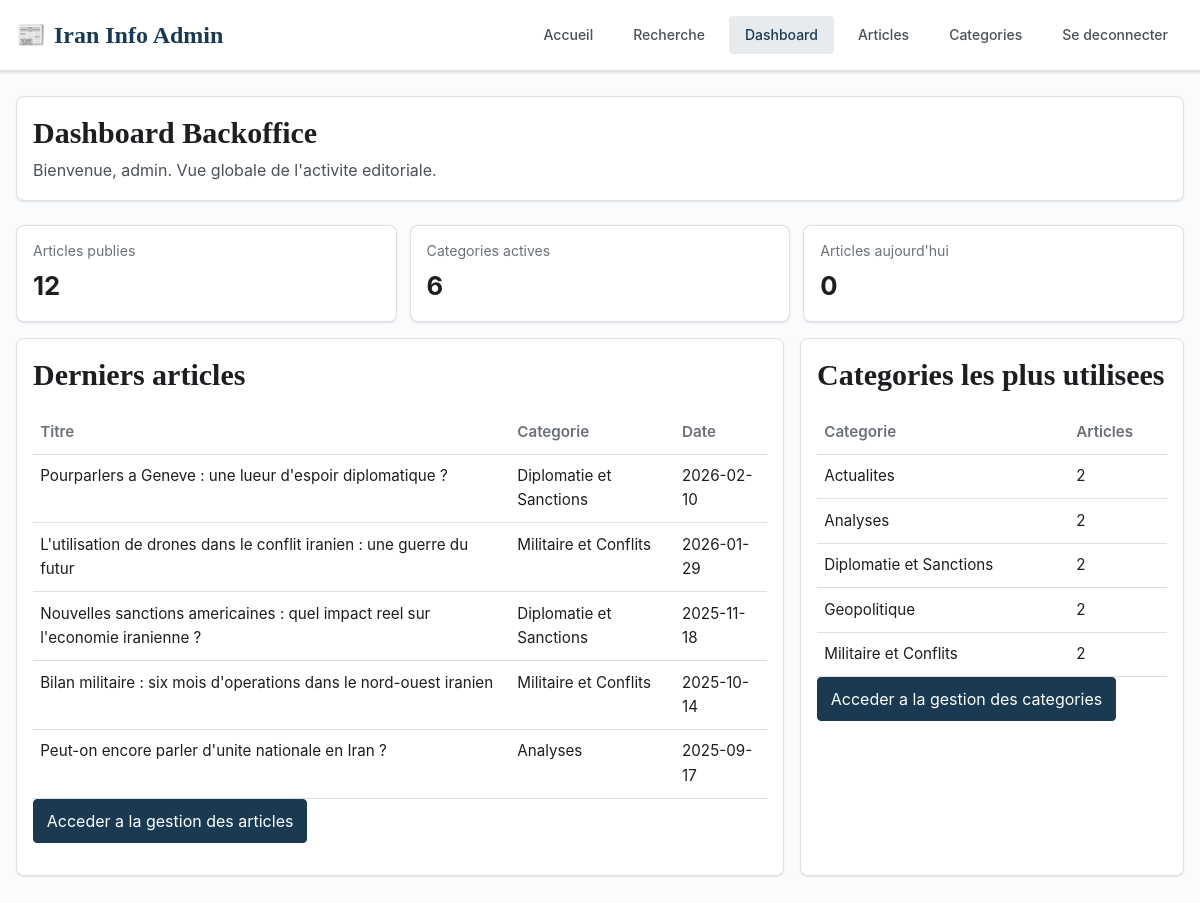
Screenshot of /admin/dashboard (signed in) with the database file from the repository.
### tables this page shows
CREATE TABLE article(
   id INT AUTO_INCREMENT,
  titre VARCHAR(255),
   contenu TEXT,
   date_pub DATE,
   id_categorie INT NOT NULL,
   PRIMARY KEY(id),
   FOREIGN KEY(id_categorie) REFERENCES categorie(id)
);

CREATE TABLE categorie(
   id INT AUTO_INCREMENT,
   libelle VARCHAR(50),
   PRIMARY KEY(id)
);

### src/Controllers/AdminController.php (called while the page is built, shortened)
<?php
class AdminController
{
    private $articleModel;
    private $categoryModel;
    public function __construct()
    {
        $this->articleModel = new Article();
        $this->categoryModel = new Category();
    }
    public function dashboard()
    {
        $admin = $_SESSION['admin_user'];
        $articles = $this->articleModel->findAll();
        $categories = $this->categoryModel->findAllWithCount();
        $stats = [
            'articles_total' => count($articles),
            'categories_total' => count($categories),
            'articles_today' => 0,
        ];
        $recentArticles = array_slice($articles, 0, 5);
        $topCategories = array_slice($categories, 0, 5);
        require_once __DIR__ . '/../Views/admin/dashboard.php';
    }
}

### src/Core/Router.php (called while the page is built, shortened)
<?php
class Router
{
    private $routes = [];
    public function add($method, $route, $handler)
    {
        $route = trim($route, '/');
        $route = preg_replace('/\{([a-z]+)\}/', '(?P<$1>[a-z0-9-]+)', $route);
        $route = '#^' . $route . '$#';
        $this->routes[] = [
            'method' => $method,
            'route' => $route,
            'handler' => $handler
        ];
    }
    public function dispatch($method, $uri)
    {
        $uri = parse_url((string) $uri, PHP_URL_PATH) ?? '/';
        $uri = trim((string) $uri, '/');
        foreach ($this->routes as $route) {
            if ($route['method'] === $method && preg_match($route['route'], $uri, $matches)) {
                $params = array_filter($matches, 'is_string', ARRAY_FILTER_USE_KEY);
                $handler = explode('@', $route['handler']);
                $methodName = $handler[1];
                $controller = new $controllerName();
                return $controller->$methodName($params);
            }
        }
    }
}

### index.php (called while the page is built, shortened)
<?php
require_once __DIR__ . '/config/config.php';
spl_autoload_register(function ($class) {
    $baseDir = __DIR__ . '/src/';
    $file = $baseDir . str_replace('\\', '/', $class) . '.php';
});
$router = new Router();
$router->add('GET', '/', 'FrontController@home');
$router->add('GET', '/article/{id}', 'FrontController@showArticle');
$router->add('GET', '/categorie/{id}', 'FrontController@showCategory');
$router->add('GET', '/search', 'FrontController@search');
$router->add('GET', '/admin/login', 'AuthController@showLogin');
$router->add('POST', '/admin/login', 'AuthController@login');
$router->add('GET', '/admin/logout', 'AuthController@logout');
$router->add('GET', '/admin/dashboard', 'AdminController@dashboard');
$router->add('GET', '/admin/articles', 'AdminController@listArticles');
$router->add('POST', '/admin/articles/store', 'AdminController@storeArticle');
$router->add('POST', '/admin/articles/update/{id}', 'AdminController@updateArticle');
$router->add('POST', '/admin/articles/delete/{id}', 'AdminController@deleteArticle');
$router->add('POST', '/admin/articles/images/delete/{id}', 'AdminController@deleteArticleImage');
$router->add('GET', '/admin/categories', 'AdminController@listCategories');
$router->add('POST', '/admin/categories/store', 'AdminController@storeCategory');
$router->add('POST', '/admin/categories/update/{id}', 'AdminController@updateCategory');
$router->add('POST', '/admin/categories/delete/{id}', 'AdminController@deleteCategory');
$router->dispatch($_SERVER['REQUEST_METHOD'], $_SERVER['REQUEST_URI']);

### config/config.php (called while the page is built, shortened)
<?php
if (!function_exists('app_url')) {
    function app_url($path = '')
    {
        $path = ltrim((string) $path, '/');
        return $path === '' ? APP_URL : APP_URL . '/' . $path;
    }
}

### src/Core/Database.php (called while the page is built, shortened)
<?php
class Database
{
    private static $instance = null;
    private function __construct()
    {
        try {
            $this->connection = new PDO(
                "mysql:host=" . DB_HOST . ";dbname=" . DB_NAME . ";charset=utf8mb4",
                DB_USER,
                DB_PASS,
                [
                    PDO::ATTR_ERRMODE => PDO::ERRMODE_EXCEPTION,
                    PDO::ATTR_DEFAULT_FETCH_MODE => PDO::FETCH_ASSOC,
                    PDO::ATTR_EMULATE_PREPARES => false
                ]
            );
        } catch (PDOException $e) {
            die("Erreur de connexion : " . $e->getMessage());
        }
    }
    public static function getInstance()
    {
        if (self::$instance === null) {
            self::$instance = new self();
        }
        return self::$instance->connection;
    }
}

### src/Models/Article.php (called while the page is built, shortened)
<?php
class Article
{
    private $db;
    public function __construct()
    {
        $this->db = Database::getInstance();
    }
    public function findAll($limit = null, $offset = 0)
    {
        $sql = "SELECT a.id, a.titre, a.contenu, a.date_pub, a.id_categorie,
                       c.libelle AS category_name,
                       c.libelle AS categorie_libelle,
                       a.id_categorie AS category_id,
                       (
                           SELECT i.chemin
                           FROM image i
                           WHERE i.id_article = a.id AND i.type_image = " . self::IMAGE_TYPE_PRIMARY . "
                           ORDER BY i.id ASC
                           LIMIT 1
                       ) AS image_url
                FROM article a
                LEFT JOIN categorie c ON a.id_categorie = c.id
                ORDER BY a.date_pub DESC";
        $stmt = $this->db->prepare($sql);
        $stmt->execute();
        return $stmt->fetchAll();
    }
}

### src/Models/Category.php (called while the page is built, shortened)
<?php
class Category
{
    private $db;
    public function __construct()
    {
        $this->db = Database::getInstance();
    }
    public function findAllWithCount()
    {
        $sql = "SELECT c.id, c.libelle, c.libelle AS name, COUNT(a.id) AS article_count
                FROM categorie c
                LEFT JOIN article a ON a.id_categorie = c.id
                GROUP BY c.id, c.libelle
                ORDER BY c.libelle ASC";
        $stmt = $this->db->query($sql);
        return $stmt->fetchAll();
    }
}

### src/Views/admin/dashboard.php (the view, shortened to what this page needs)
<!DOCTYPE html>
<html lang="fr">
<head>
    <link rel="stylesheet" href="<?= htmlspecialchars(app_url('assets/css/variables.min.css'), ENT_QUOTES, 'UTF-8') ?>">
    <link rel="stylesheet" href="<?= htmlspecialchars(app_url('assets/css/style.min.css'), ENT_QUOTES, 'UTF-8') ?>">
    <link rel="stylesheet" href="<?= htmlspecialchars(app_url('assets/css/responsive.min.css'), ENT_QUOTES, 'UTF-8') ?>">
    <link rel="stylesheet" href="<?= htmlspecialchars(app_url('assets/css/admin-dashboard.min.css'), ENT_QUOTES, 'UTF-8') ?>">
</head>
<body>
    <header class="site-header admin-site-header" role="banner">
        <div class="container">
            <a href="<?= htmlspecialchars(app_url(), ENT_QUOTES, 'UTF-8') ?>" class="site-logo" aria-label="Iran Info - Retour a l'accueil">
                <span aria-hidden="true">📰</span>
                <span>Iran Info Admin</span>
            </a>
            <nav class="main-nav admin-main-nav" aria-label="Navigation principale admin">
                <a href="<?= htmlspecialchars(app_url(), ENT_QUOTES, 'UTF-8') ?>">Accueil</a>
                <a href="<?= htmlspecialchars(app_url('search'), ENT_QUOTES, 'UTF-8') ?>">Recherche</a>
                <a class="active" href="<?= htmlspecialchars(app_url('admin/dashboard'), ENT_QUOTES, 'UTF-8') ?>">Dashboard</a>
                <a href="<?= htmlspecialchars(app_url('admin/articles'), ENT_QUOTES, 'UTF-8') ?>">Articles</a>
                <a href="<?= htmlspecialchars(app_url('admin/categories'), ENT_QUOTES, 'UTF-8') ?>">Categories</a>
                <a href="<?= htmlspecialchars(app_url('admin/logout'), ENT_QUOTES, 'UTF-8') ?>">Se deconnecter</a>
            </nav>
        </div>
    </header>
<main class="admin-shell container" role="main">
    <section class="admin-page-intro card">
        <h1 class="admin-title">Dashboard Backoffice</h1>
        <p class="admin-subtitle">Bienvenue, <?= htmlspecialchars((string) ($admin['nom'] ?? 'admin'), ENT_QUOTES, 'UTF-8') ?>. Vue globale de l'activite editoriale.</p>
    </section>
    <section class="grid-stats" aria-label="Statistiques principales">
        <article class="stat-card">
            <div class="stat-label">Articles publies</div>
            <div class="stat-value"><?= (int) ($stats['articles_total'] ?? 0) ?></div>
        </article>
        <article class="stat-card">
            <div class="stat-label">Categories actives</div>
            <div class="stat-value"><?= (int) ($stats['categories_total'] ?? 0) ?></div>
        </article>
        <article class="stat-card">
            <div class="stat-label">Articles aujourd'hui</div>
            <div class="stat-value"><?= (int) ($stats['articles_today'] ?? 0) ?></div>
        </article>
    </section>
    <section class="layout-two">
        <article class="card">
            <h2>Derniers articles</h2>
            <div class="table-wrap">
                <table>
                    <thead>
                    <tr>
                        <th>Titre</th>
                        <th>Categorie</th>
                        <th>Date</th>
                    </tr>
                    </thead>
                    <tbody>
                    <?php if (empty($recentArticles)): ?>
                        <tr><td colspan="3" class="text-muted">Aucun article disponible.</td></tr>
                    <?php else: ?>
                        <?php foreach ($recentArticles as $item): ?>
                            <tr>
                                <td><?= htmlspecialchars((string) ($item['titre'] ?? ''), ENT_QUOTES, 'UTF-8') ?></td>
                                <td><?= htmlspecialchars((string) ($item['category_name'] ?? 'N/A'), ENT_QUOTES, 'UTF-8') ?></td>
                                <td><?= htmlspecialchars((string) ($item['date_pub'] ?? ''), ENT_QUOTES, 'UTF-8') ?></td>
                            </tr>
                        <?php endforeach; ?>
                    <?php endif; ?>
                    </tbody>
                </table>
            </div>
            <p><a class="btn btn-primary" href="<?= htmlspecialchars(app_url('admin/articles'), ENT_QUOTES, 'UTF-8') ?>">Acceder a la gestion des articles</a></p>
        </article>
        <article class="card">
            <h2>Categories les plus utilisees</h2>
            <div class="table-wrap">
                <table>
                    <thead>
                    <tr>
                        <th>Categorie</th>
                        <th>Articles</th>
                    </tr>
                    </thead>
                    <tbody>
                    <?php if (empty($topCategories)): ?>
                        <tr><td colspan="2" class="text-muted">Aucune categorie disponible.</td></tr>
                    <?php else: ?>
                        <?php foreach ($topCategories as $cat): ?>
                            <tr>
                                <td><?= htmlspecialchars((string) ($cat['libelle'] ?? ''), ENT_QUOTES, 'UTF-8') ?></td>
                                <td><?= (int) ($cat['article_count'] ?? 0) ?></td>
                            </tr>
                        <?php endforeach; ?>
                    <?php endif; ?>
                    </tbody>
                </table>
            </div>
            <p><a class="btn btn-primary" href="<?= htmlspecialchars(app_url('admin/categories'), ENT_QUOTES, 'UTF-8') ?>">Acceder a la gestion des categories</a></p>
        </article>
    </section>
</main>
</body>
</html>

### rows the page displays
article: titre "Pourparlers a Geneve : une lueur d'espoir diplomatique ?", id_categorie.libelle "Diplomatie et Sanctions", date_pub "2026-02-10"
article: titre "L'utilisation de drones dans le conflit iranien : une guerre du futur", id_categorie.libelle "Militaire et Conflits", date_pub "2026-01-29"
article: titre "Nouvelles sanctions americaines : quel impact reel sur l'economie iranienne ?", id_categorie.libelle "Diplomatie et Sanctions", date_pub "2025-11-18"
article: titre "Bilan militaire : six mois d'operations dans le nord-ouest iranien", id_categorie.libelle "Militaire et Conflits", date_pub "2025-10-14"
article: titre "Peut-on encore parler d'unite nationale en Iran ?", id_categorie.libelle "Analyses", date_pub "2025-09-17"
categorie: libelle "Actualites", article_count "2"
categorie: libelle "Analyses", article_count "2"
categorie: libelle "Diplomatie et Sanctions", article_count "2"
categorie: libelle "Geopolitique", article_count "2"
categorie: libelle "Militaire et Conflits", article_count "2"

### other values shown
$admin['nom'] "admin"
$stats['articles_total'] "12"
$stats['categories_total'] "6"
$stats['articles_today'] "0"
